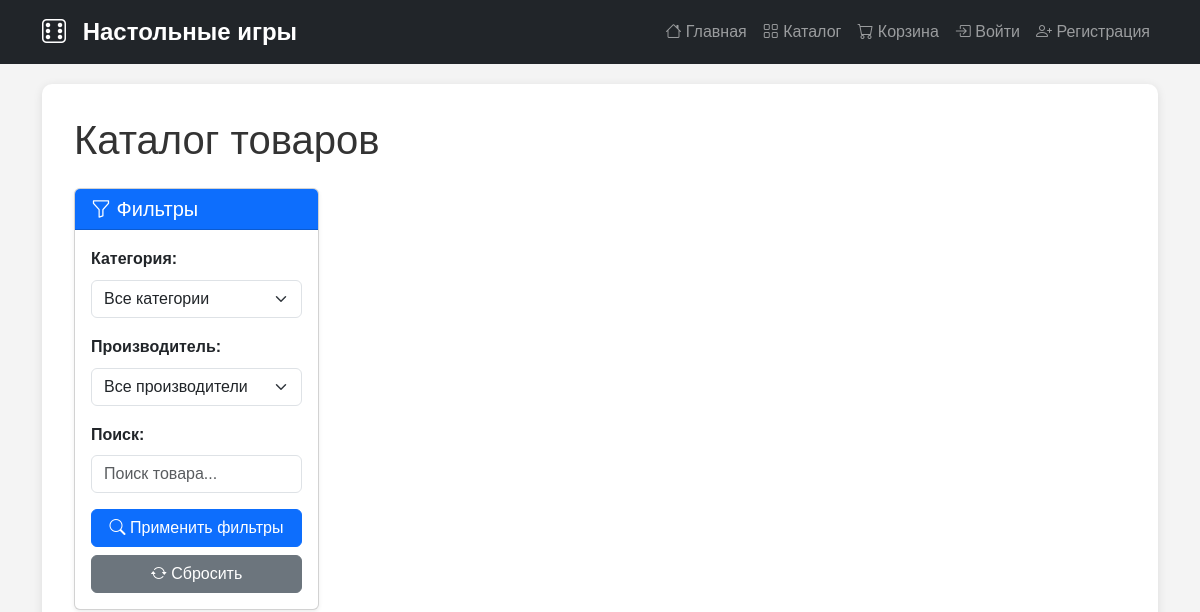
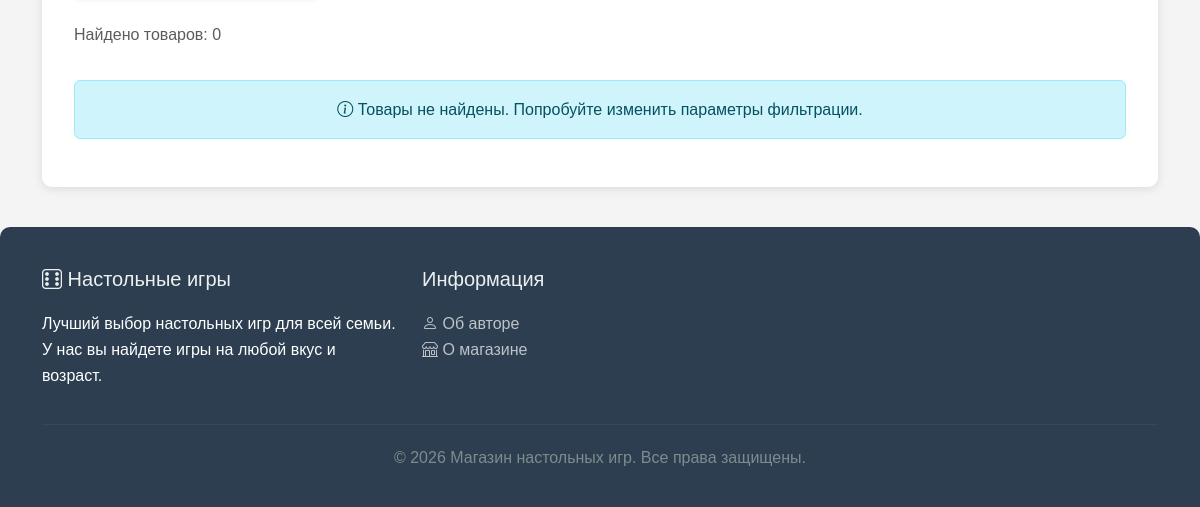
Before: /catalog/ with the older database file (2 pictures, top to bottom).
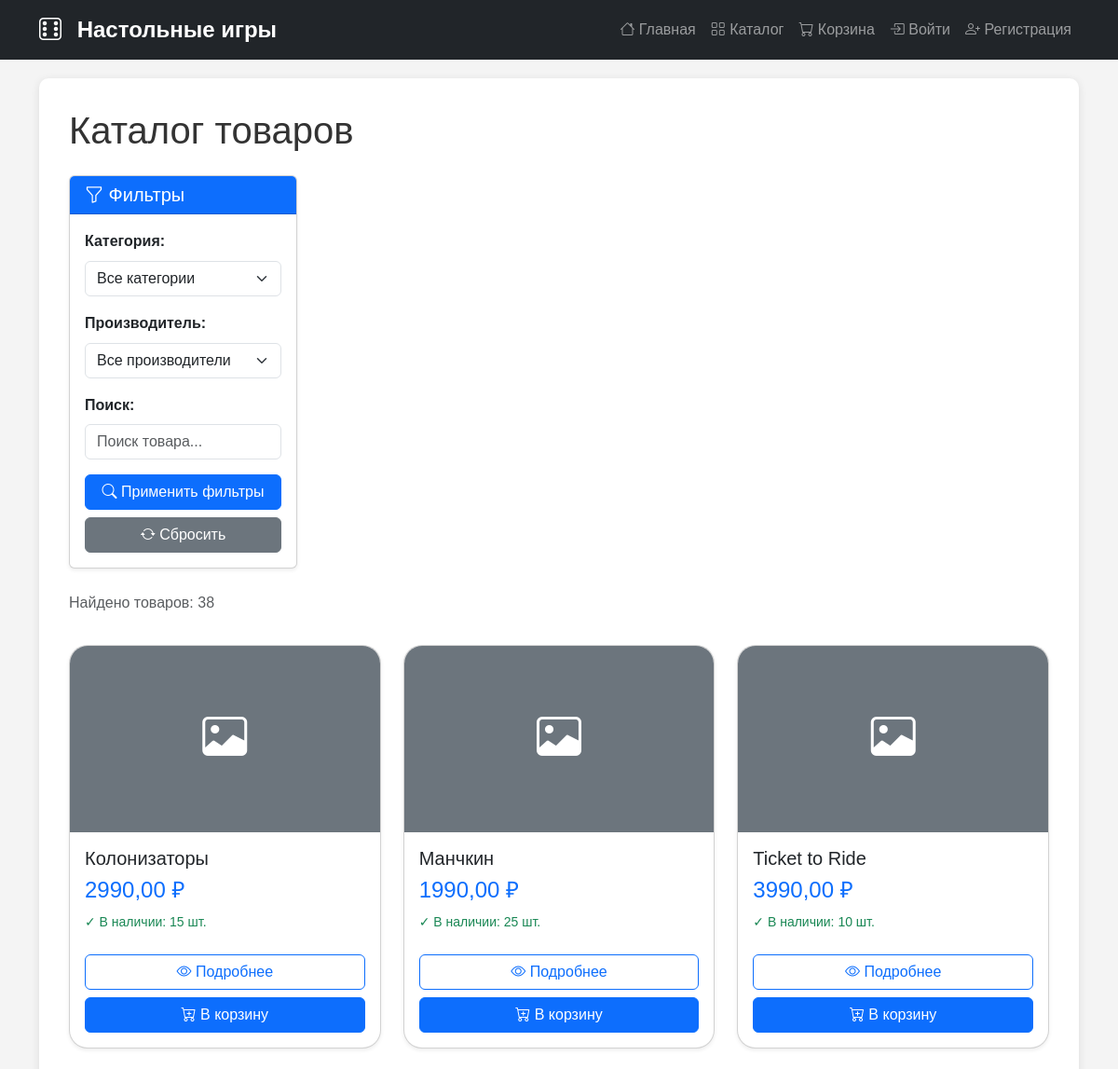
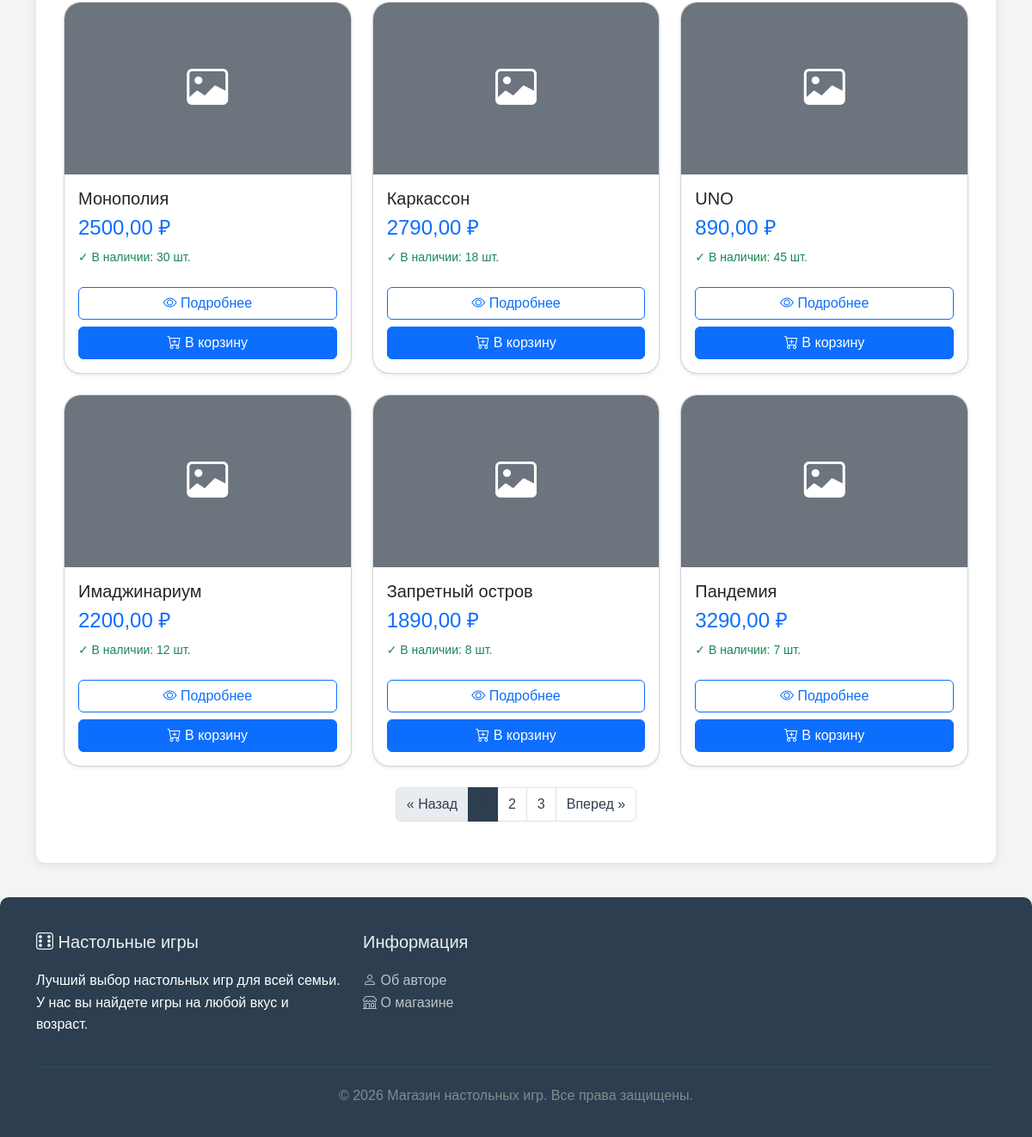
After: the same page with the newer database file (2 pictures, top to bottom).
### shop/models.py (models this page shows, shortened)
class Product(models.Model):
    name = models.CharField(max_length = 200)
    description = models.TextField()
    product_photo = models.ImageField(
        upload_to='products/',
        blank = True,
        null=True,
    )
    price = models.DecimalField(
        max_digits=10,
        decimal_places=2,
        validators=[
            MinValueValidator(0)
        ]
    )
    count = models.IntegerField(
        validators=[
            MinValueValidator(0)
        ]
    )
    category = models.ForeignKey(
        Category,
        on_delete=models.CASCADE,
        related_name='products',
        verbose_name="Категория",
        help_text="выберите категорию товара"
    )
    manufacturer = models.ForeignKey(
        Manufacturer,
        on_delete=models.CASCADE,
        related_name='products',
        verbose_name="Производитель",
        help_text="Выберите производителя товара",
        null=True,
        blank=True
    )

### shop/views.py (the view)
# urls.py: path('catalog/',views.product_list,name='product_list'),
def product_list(request):
    products = Product.objects.all()
    category_id = request.GET.get('category')
    if category_id:
        products = products.filter(category_id=category_id)
    manufacturer_id = request.GET.get('manufacturer')
    if manufacturer_id:
        products = products.filter(manufacturer_id=manufacturer_id)
    search_query = request.GET.get('search')
    if search_query:
        products = products.filter(Q(name__icontains=search_query) | Q(description__icontains=search_query))
    paginator = Paginator(products, 9)
    page_number = request.GET.get('page')
    page_obj = paginator.get_page(page_number)
    categories = Category.objects.all()
    manufacturers = Manufacturer.objects.all()
    context = {
        'products': page_obj.object_list,
        'page_obj': page_obj,
        'categories': categories,
        'manufacturers': manufacturers,
    }
    return render(request, 'shop/product_list.html', context)

### shop/templates/shop/product_list.html (shortened to what the changed rows need)
{% extends 'shop/base.html' %}
{% block content %}
<div class="container-fluid px-0">
    <h1 class="mb-4">Каталог товаров</h1>
    <div class="row">
        <div id = "products-container">
            <div class="d-flex justify-content-between align-items-center mb-3">
                <p class="text-muted">Найдено товаров: {{ page_obj.paginator.count }}</p>
            </div>
            {% if products %}
                <div class="row row-cols-1 row-cols-sm-2 row-cols-lg-3 g-4">
                    {% for product in products %}
                        <div class="col">
                            <div class="card h-100 shadow-sm product-card">
                                {% if product.image %}
                                    <img src="{{ product.image.url }}" class="card-img-top" alt="{{ product.name }}" style="height: 200px; object-fit: cover;">
                                {% else %}
                                    <div class="card-img-top bg-secondary text-white d-flex align-items-center justify-content-center" style="height: 200px;">
                                        <i class="bi bi-image" style="font-size: 48px;"></i>
                                    </div>
                                {% endif %}
                                <div class="card-body">
                                    <h5 class="card-title">{{ product.name }}</h5>
                                    <p class="card-text text-primary h4">{{ product.price }} ₽</p>
                                    <p class="card-text small text-muted">
                                        {% if product.count > 0 %}
                                            <span class="text-success">✓ В наличии: {{ product.count }} шт.</span>
                                        {% else %}
                                            <span class="text-danger">✗ Нет в наличии</span>
                                        {% endif %}
                                    </p>
                                </div>
                                <div class="card-footer bg-transparent border-0 pb-3">
                                    <a href="{% url 'product_detail' product.id %}" class="btn btn-outline-primary w-100 mb-2">
                                        <i class="bi bi-eye"></i> Подробнее
                                    </a>
                                    {% if product.count > 0 %}
                                        <form action="{% url 'add' product.id %}" method="post">
                                            <button type="submit" class="btn btn-primary w-100">
                                                <i class="bi bi-cart-plus"></i> В корзину
                                            </button>
                                        </form>
                                    {% else %}
                                        <button class="btn btn-secondary w-100" disabled>
                                            <i class="bi bi-cart-x"></i> Нет в наличии
                                        </button>
                                    {% endif %}
                                </div>
                            </div>
                        </div>
                    {% endfor %}
                </div>
                {% if page_obj.has_other_pages %}
                    <nav aria-label="Пагинация" class="mt-4">
                        <ul class="pagination justify-content-center">
                            {% if page_obj.has_previous %}
                                <li class="page-item">
                                    <a class="page-link" href="?page={{ page_obj.previous_page_number }}{% for key, value in request.GET.items %}{% if key != 'page' %}&{{ key }}={{ value }}{% endif %}{% endfor %}">
                                        &laquo; Назад
                                    </a>
                                </li>
                            {% else %}
                                <li class="page-item disabled">
                                    <span class="page-link">&laquo; Назад</span>
                                </li>
                            {% endif %}
                            {% for num in page_obj.paginator.page_range %}
                                {% if page_obj.number == num %}
                                    <li class="page-item active">
                                        <span class="page-link">{{ num }}</span>
                                    </li>
                                {% elif num > page_obj.number|add:'-3' and num < page_obj.number|add:'3' %}
                                    <li class="page-item">
                                        <a class="page-link" href="?page={{ num }}{% for key, value in request.GET.items %}{% if key != 'page' %}&{{ key }}={{ value }}{% endif %}{% endfor %}">
                                            {{ num }}
                                        </a>
                                    </li>
                                {% endif %}
                            {% endfor %}
                            {% if page_obj.has_next %}
                                <li class="page-item">
                                    <a class="page-link" href="?page={{ page_obj.next_page_number }}{% for key, value in request.GET.items %}{% if key != 'page' %}&{{ key }}={{ value }}{% endif %}{% endfor %}">
                                        Вперед &raquo;
                                    </a>
                                </li>
                            {% else %}
                                <li class="page-item disabled">
                                    <span class="page-link">Вперед &raquo;</span>
                                </li>
                            {% endif %}
                        </ul>
                    </nav>
                {% endif %}
            {% else %}
                <div class="alert alert-info text-center">
                    <i class="bi bi-info-circle"></i> Товары не найдены. Попробуйте изменить параметры фильтрации.
                </div>
            {% endif %}
        </div>
    </div>
</div>
{% endblock %}

Changed rows visible on the page:
added Product: name "Колонизаторы", price "2990,00", count "15", shows "В корзину"
added Product: name "Манчкин", price "1990,00", count "25", shows "В корзину"
added Product: name "Ticket to Ride", price "3990,00", count "10", shows "В корзину"
added Product: name "Монополия", price "2500,00", count "30", shows "В корзину"
added Product: name "Каркассон", price "2790,00", count "18", shows "В корзину"
added Product: name "UNO", price "890,00", count "45", shows "В корзину"
added Product: name "Имаджинариум", price "2200,00", count "12", shows "В корзину"
added Product: name "Запретный остров", price "1890,00", count "8", shows "В корзину"
added Product: name "Пандемия", price "3290,00", count "7", shows "В корзину"
Other visible differences:
{{ page_obj.paginator.count }}: "0" → "38"
text no longer shown: "Товары не найдены. Попробуйте изменить параметры фильтрации."
text now shown: "« Назад Вперед »"
new list line: "2"
new list line: "3"
